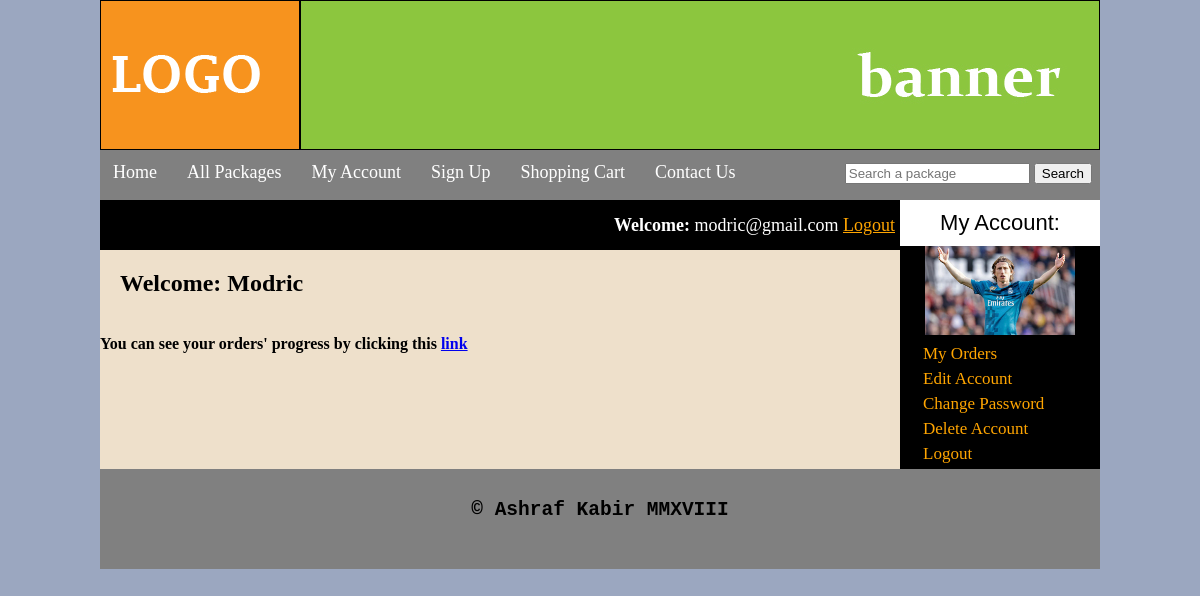
/customer/my_account.php (signed in), run on the app's committed database.
### tables this page shows
CREATE TABLE `customers` (
  `customer_id` int(10) NOT NULL,
  `customer_ip` varchar(255) NOT NULL,
  `customer_name` text NOT NULL,
  `customer_email` varchar(100) NOT NULL,
  `customer_pass` varchar(100) NOT NULL,
  `c_passport` varchar(100) NOT NULL,
  `customer_country` text NOT NULL,
  `customer_city` text NOT NULL,
  `customer_contact` varchar(255) NOT NULL,
  `customer_address` text NOT NULL,
  `customer_image` text NOT NULL
);

### customer/my_account.php (the view, shortened to what this page needs)
<!DOCTYPE html>
<html lang="en">
<head>
    <link rel="stylesheet" href="styles/style.css" media="all">
</head>
<body>
    <div class="main_wrapper">
        <div class="header_wrapper">
            <a href="../index.php"><img id="logo" src="images/logo.png"></a>
            <img id="banner" src="images/banner.jpg">
        </div>
        <div class="menubar">
            <ul id="menu">
                <li><a href="../index.php">Home</a></li>
                <li><a href="../all_packages.php">All Packages</a></li>
                <li><a href="my_account.php">My Account</a></li>
                <li><a href="../customer_register.php">Sign Up</a></li>
                <li><a href="../cart.php">Shopping Cart</a></li>
                <li><a href="#">Contact Us</a></li>
            </ul>
            <div id="form">
                <form method="get" action="results.php" enctype="multipart/form-data">
                    <input type="text" name="user_query" placeholder="Search a package">
                    <input type="submit" name="search" value="Search">
                </form>
            </div>
        </div>
        <div class="content_wrapper">
            <div class="sidebar">
                <div id="sidebar_title">My Account:</div>
                <ul id="cats">
                    <?php
                    global $con;
                    $user = $_SESSION['customer_email'];
                    $get_img = "select * from customers where customer_email='$user'";
                    $run_img = mysqli_query($con, $get_img);
                    $row_img = mysqli_fetch_array($run_img);
                    $c_image = $row_img['customer_image'];
                    $c_name = $row_img['customer_name'];
                    echo "<p style='text-align: center;'><img src='customer_images/$c_image' width='150' height'150'/></p>";
                    ?>
                    <li><a href="../cart.php">My Orders</a></li>
                    <li><a href="my_account.php?edit_account">Edit Account</a></li>
                    <li><a href="my_account.php?change_pass">Change Password</a></li>
                    <li><a href="my_account.php?delete_account">Delete Account</a></li>
                    <li><a href="logout.php">Logout</a></li>
                </ul>
            </div>
            <div id="content_area">
                <div id="shopping_cart">
                    <span style="float: right;font-size: 18px;padding: 5px;line-height: 40px;">
                        <?php
                        if (isset($_SESSION['customer_email'])) {
                            echo "<b>Welcome: </b>" . $_SESSION['customer_email'];
                        }
                        ?>
                        <?php
                        if (!isset($_SESSION['customer_email'])) {
                            echo "<a href='checkout.php' style='color: orange;'>Login</a>";
                        } else {
                            echo "<a href='logout.php' style='color: orange;''>Logout</a>";
                        }
                        ?>
                    </span>
                </div>
                <div id="packages_box">
                    <?php
                    if (!isset($_GET['my_orders'])) {
                        if (!isset($_GET['edit_account'])) {
                            if (!isset($_GET['change_pass'])) {
                                if (!isset($_GET['delete_account'])) {
                                    echo "<h2 style='padding: 20px; color: black;'>Welcome: $c_name</h2><br>
                                    <b>You can see your orders' progress by clicking this <a href='my_account.php?my_orders'>link</a></b>";
                                }
                            }
                        }
                    }
                    ?>
                </div>
            </div>
        </div>
        <div id="footer">
            <h2 style="text-align: center; padding-top: 30px;">&copy Ashraf Kabir MMXVIII</h2>
        </div>
    </div>
</body>
</html>

### customer/styles/style.css (style rules this page uses)
html, body, div, span, applet, object, iframe, h1, h2, h3, h4, h5, h6, p, blockquote, pre, a, abbr, acronym, address, big, cite, code, del, dfn, em, img, ins, kbd, q, s, samp, small, strike, strong, sub, sup, tt, var, b, u, i, center, dl, dt, dd, ol, ul, li, fieldset, form, label, legend, table, caption, tbody, tfoot, thead, tr, th, td, article, aside, canvas, details, embed, figure, figcaption, footer, header, hgroup, menu, nav, output, ruby, section, summary, time, mark, audio, video { margin: 0; padding: 0; border: 0; vertical-align: baseline; }
body { background: #9BA7C0; }
.main_wrapper { width: 1000px; height: auto; margin: auto; background: #EEE0CB; }
.header_wrapper { width: 1000px; height: 150px; margin: auto; }
#logo { float: left; }
#banner { float: right; }
.menubar { width: 1000px; height: 50px; background: gray; color: white; }
#menu { padding: 0px; margin: 0px; line-height: 45px; float: left; }
#menu li { list-style: none; display: inline; }
#menu a { text-decoration: none; color: white; padding: 8px; margin: 5px; font-size: 18px; font-family: COMIC SANS MS; }
#form { float: right; padding-right: 8px; line-height: 45px; }
.content_wrapper { width: 1000px; margin: auto; background: #EEE0CB; }
#content_area { width: 800px; float: left; background: #EEE0CB; }
.sidebar { width: 200px; background: black; float: right; }
#sidebar_title { background: white; color: black; font-size: 22px; font-family: Arial; padding: 10px; text-align: center; }
#cats { text-align: left; }
#cats li { list-style: none; margin: 5px; }
#cats a { color: orange; padding: 8px; margin: 10px; text-align: left; font-size: 17px; font-family: COMIC SANS MS !important; text-decoration: none; }
#shopping_cart { width: 800px; height: 50px; background: black; color: white; }
#footer { font-family: monospace; width: 1000px; height: 100px; background: gray; clear: both; }

### data on the page
customers: customer_image (picture), customer_name "Modric"

### other printed values
$_SESSION['customer_email'] "modric@gmail.com"
